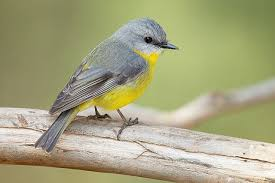
#> input picture 03-resize-and-crop/bird.jpeg, 275 x 183 px
$ python crop_image.py
#> lines starting #> are read from the running program, lines starting #| are printed output that depends on the picture
# crop
import os

import cv2


img = cv2.imread(os.path.join(".", "bird.jpeg"))
#> img is the input picture: shape (183, 275, 3); mean B, G, R 127.7, 164.8, 166

print(img.shape)
#| (183, 275, 3)

# image's top-left corner: (0,0)
cropped_img = img[30:150, :]
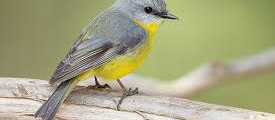
#> cropped_img: shape (120, 275, 3); mean B, G, R 129.1, 165.8, 166

cv2.imshow("img", img)
cv2.imshow("cropped_img", cropped_img)
cv2.waitKey(0)
